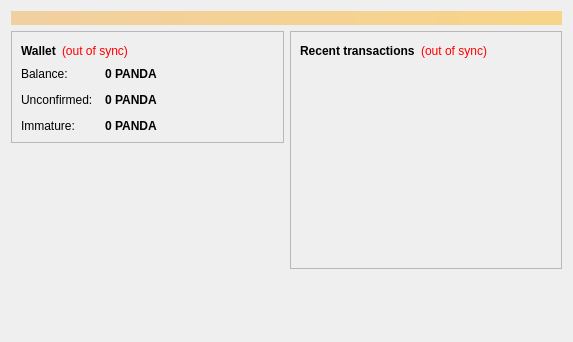
<?xml version="1.0" encoding="UTF-8"?>
<ui version="4.0">
 <class>OverviewPage</class>
 <widget class="QWidget" name="OverviewPage">
  <property name="geometry">
   <rect>
    <x>0</x>
    <y>0</y>
    <width>573</width>
    <height>342</height>
   </rect>
  </property>
  <property name="windowTitle">
   <string>Form</string>
  </property>
  <layout class="QVBoxLayout" name="topLayout">
   <item>
    <widget class="QLabel" name="labelAlerts">
     <property name="visible">
      <bool>false</bool>
     </property>
     <property name="styleSheet">
      <string notr="true">background-color: qlineargradient(x1: 0, y1: 0, x2: 1, y2: 0, stop:0 #F0D0A0, stop:1 #F8D488); color:#000000;</string>
     </property>
     <property name="wordWrap">
      <bool>true</bool>
     </property>
     <property name="margin">
      <number>3</number>
     </property>
    </widget>
   </item>
   <item>
    <layout class="QHBoxLayout" name="horizontalLayout" stretch="1,1">
     <item>
      <layout class="QVBoxLayout" name="verticalLayout_2">
       <item>
        <widget class="QFrame" name="frame">
         <property name="frameShape">
          <enum>QFrame::StyledPanel</enum>
         </property>
         <property name="frameShadow">
          <enum>QFrame::Raised</enum>
         </property>
         <layout class="QVBoxLayout" name="verticalLayout_4">
          <item>
           <layout class="QHBoxLayout" name="horizontalLayout_4">
            <item>
             <widget class="QLabel" name="label_5">
              <property name="font">
               <font>
                <weight>75</weight>
                <bold>true</bold>
               </font>
              </property>
              <property name="text">
               <string>Wallet</string>
              </property>
             </widget>
            </item>
            <item>
             <widget class="QLabel" name="labelWalletStatus">
              <property name="toolTip">
               <string>The displayed information may be out of date. Your wallet automatically synchronizes with the WildlifeCoin network after a connection is established, but this process has not completed yet.</string>
              </property>
              <property name="styleSheet">
               <string notr="true">QLabel { color: red; }</string>
              </property>
              <property name="text">
               <string notr="true">(out of sync)</string>
              </property>
              <property name="alignment">
               <set>Qt::AlignLeading|Qt::AlignLeft|Qt::AlignVCenter</set>
              </property>
             </widget>
            </item>
            <item>
             <spacer name="horizontalSpacer_2">
              <property name="orientation">
               <enum>Qt::Horizontal</enum>
              </property>
              <property name="sizeHint" stdset="0">
               <size>
                <width>40</width>
                <height>20</height>
               </size>
              </property>
             </spacer>
            </item>
           </layout>
          </item>
          <item>
           <layout class="QFormLayout" name="formLayout_2">
            <property name="fieldGrowthPolicy">
             <enum>QFormLayout::AllNonFixedFieldsGrow</enum>
            </property>
            <property name="horizontalSpacing">
             <number>12</number>
            </property>
            <property name="verticalSpacing">
             <number>12</number>
            </property>
            <item row="0" column="0">
             <widget class="QLabel" name="label">
              <property name="text">
               <string>Balance:</string>
              </property>
             </widget>
            </item>
            <item row="0" column="1">
             <widget class="QLabel" name="labelBalance">
              <property name="font">
               <font>
                <weight>75</weight>
                <bold>true</bold>
               </font>
              </property>
              <property name="cursor">
               <cursorShape>IBeamCursor</cursorShape>
              </property>
              <property name="toolTip">
               <string>Your current balance</string>
              </property>
              <property name="text">
               <string notr="true">0 PANDA</string>
              </property>
              <property name="textInteractionFlags">
               <set>Qt::LinksAccessibleByMouse|Qt::TextSelectableByKeyboard|Qt::TextSelectableByMouse</set>
              </property>
             </widget>
            </item>
            <item row="1" column="0">
             <widget class="QLabel" name="label_3">
              <property name="text">
               <string>Unconfirmed:</string>
              </property>
             </widget>
            </item>
            <item row="1" column="1">
             <widget class="QLabel" name="labelUnconfirmed">
              <property name="font">
               <font>
                <weight>75</weight>
                <bold>true</bold>
               </font>
              </property>
              <property name="cursor">
               <cursorShape>IBeamCursor</cursorShape>
              </property>
              <property name="toolTip">
               <string>Total of transactions that have yet to be confirmed, and do not yet count toward the current balance</string>
              </property>
              <property name="text">
               <string notr="true">0 PANDA</string>
              </property>
              <property name="textInteractionFlags">
               <set>Qt::LinksAccessibleByMouse|Qt::TextSelectableByKeyboard|Qt::TextSelectableByMouse</set>
              </property>
             </widget>
            </item>
            <item row="2" column="0">
             <widget class="QLabel" name="labelImmatureText">
              <property name="text">
               <string>Immature:</string>
              </property>
             </widget>
            </item>
            <item row="2" column="1">
             <widget class="QLabel" name="labelImmature">
              <property name="font">
               <font>
                <weight>75</weight>
                <bold>true</bold>
               </font>
              </property>
              <property name="toolTip">
               <string>Mined balance that has not yet matured</string>
              </property>
              <property name="text">
               <string notr="true">0 PANDA</string>
              </property>
              <property name="textInteractionFlags">
               <set>Qt::LinksAccessibleByMouse|Qt::TextSelectableByKeyboard|Qt::TextSelectableByMouse</set>
              </property>
             </widget>
            </item>
           </layout>
          </item>
         </layout>
        </widget>
       </item>
       <item>
        <spacer name="verticalSpacer">
         <property name="orientation">
          <enum>Qt::Vertical</enum>
         </property>
         <property name="sizeHint" stdset="0">
          <size>
           <width>20</width>
           <height>40</height>
          </size>
         </property>
        </spacer>
       </item>
       <item>
         <widget class="QLabel" name="label_wallet_bgcoin">
          <property name="text">
           <string/>
          </property>
          <property name="pixmap">
           <pixmap resource="../bitcoin.qrc">:/images/wallet_bgcoin</pixmap>
          </property>
          <property name="scaledContents">
           <bool>false</bool>
          </property>
          <property name="alignment">
           <set>Qt::AlignCenter</set>
          </property>
          <property name="margin">
           <number>-2</number>
          </property>
         </widget>
        </item>
      </layout>
     </item>
     <item>
      <layout class="QVBoxLayout" name="verticalLayout_3">
       <item>
        <widget class="QFrame" name="frame_2">
         <property name="frameShape">
          <enum>QFrame::StyledPanel</enum>
         </property>
         <property name="frameShadow">
          <enum>QFrame::Raised</enum>
         </property>
         <layout class="QVBoxLayout" name="verticalLayout">
          <item>
           <layout class="QHBoxLayout" name="horizontalLayout_2">
            <item>
             <widget class="QLabel" name="label_4">
              <property name="text">
               <string>&lt;b&gt;Recent transactions&lt;/b&gt;</string>
              </property>
             </widget>
            </item>
            <item>
             <widget class="QLabel" name="labelTransactionsStatus">
              <property name="toolTip">
               <string>The displayed information may be out of date. Your wallet automatically synchronizes with the WildlifeCoin network after a connection is established, but this process has not completed yet.</string>
              </property>
              <property name="styleSheet">
               <string notr="true">QLabel { color: red; }</string>
              </property>
              <property name="text">
               <string notr="true">(out of sync)</string>
              </property>
              <property name="alignment">
               <set>Qt::AlignRight|Qt::AlignTrailing|Qt::AlignVCenter</set>
              </property>
             </widget>
            </item>
            <item>
             <spacer name="horizontalSpacer">
              <property name="orientation">
               <enum>Qt::Horizontal</enum>
              </property>
              <property name="sizeHint" stdset="0">
               <size>
                <width>40</width>
                <height>20</height>
               </size>
              </property>
             </spacer>
            </item>
           </layout>
          </item>
          <item>
           <widget class="QListView" name="listTransactions">
            <property name="styleSheet">
             <string notr="true">QListView { background: transparent; }</string>
            </property>
            <property name="frameShape">
             <enum>QFrame::NoFrame</enum>
            </property>
            <property name="verticalScrollBarPolicy">
             <enum>Qt::ScrollBarAlwaysOff</enum>
            </property>
            <property name="horizontalScrollBarPolicy">
             <enum>Qt::ScrollBarAlwaysOff</enum>
            </property>
            <property name="selectionMode">
             <enum>QAbstractItemView::NoSelection</enum>
            </property>
           </widget>
          </item>
         </layout>
        </widget>
       </item>
       <item>
        <spacer name="verticalSpacer_2">
         <property name="orientation">
          <enum>Qt::Vertical</enum>
         </property>
         <property name="sizeHint" stdset="0">
          <size>
           <width>20</width>
           <height>40</height>
          </size>
         </property>
        </spacer>
       </item>
      </layout>
     </item>
    </layout>
   </item>
  </layout>
 </widget>
 <resources/>
 <connections/>
</ui>
